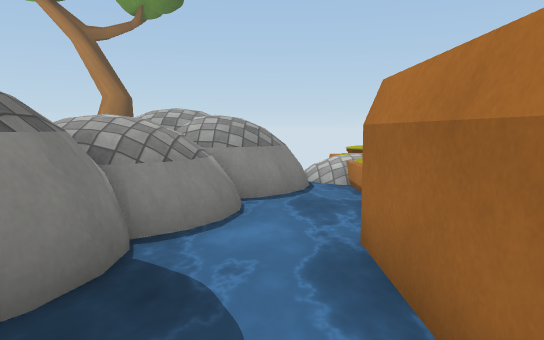
view 1 (above)

12 first-person views from a walk through a Unity game level. The camera is 1.3 m above the floor, tilts 6° down and sees 70° across. The floor is counted in squares, 1 m on a side. Each view is taken from the middle of a square. On the plan, view 1 faces up. The plan holds only what a view shows up to about 16 squares ahead; the rest is blank. The place goes on beyond the plan. The player is left out. Surface patterns are stand-ins for the level's own textures.

view 2
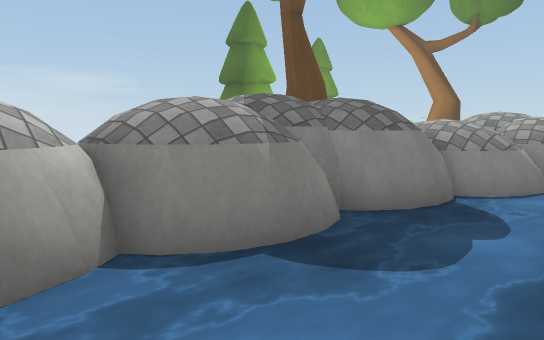

view 3
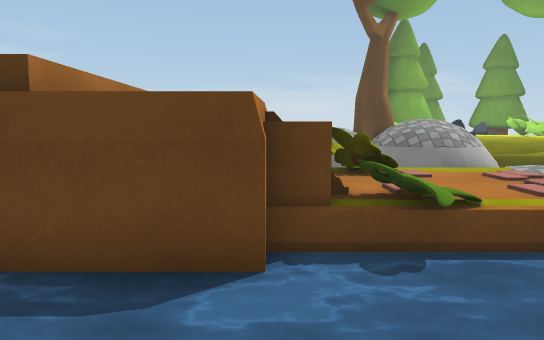

view 4
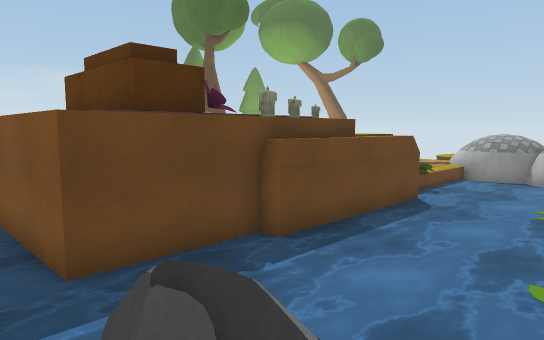

view 5
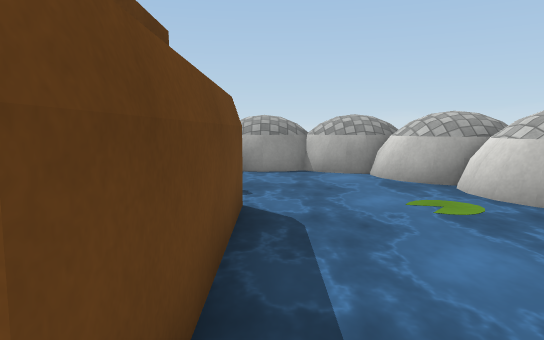

view 6
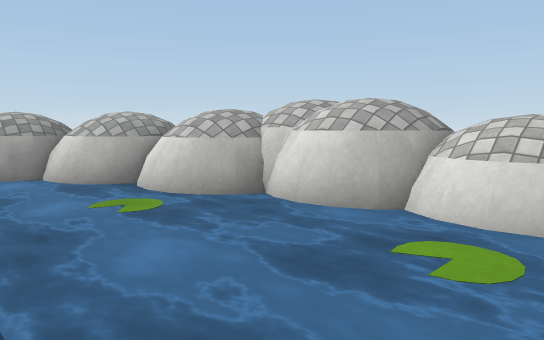

view 7
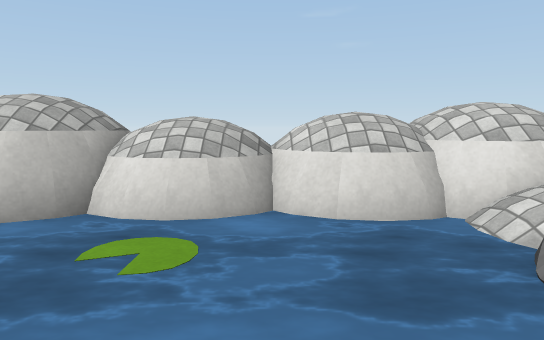

view 8
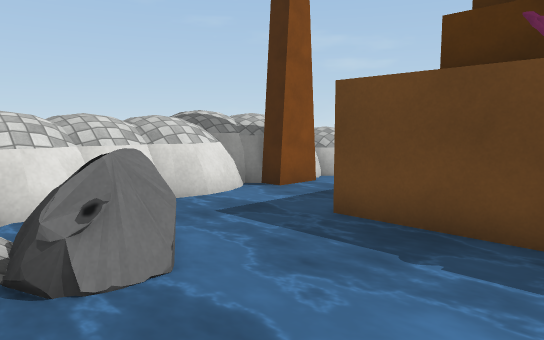

view 9
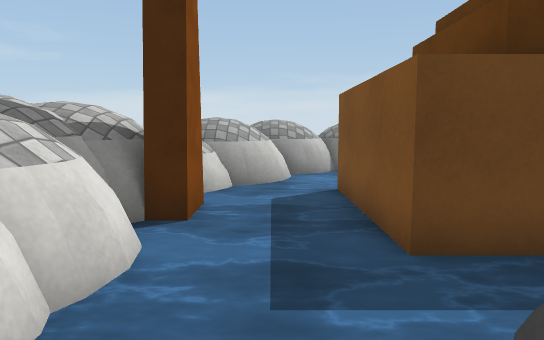

view 10
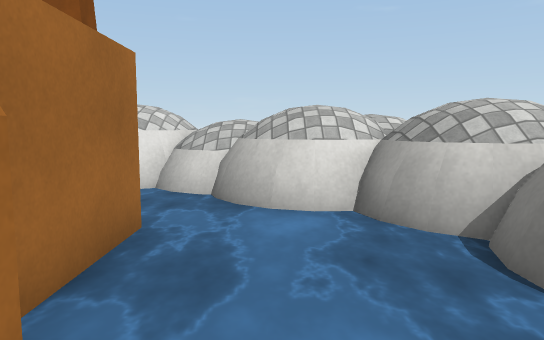

view 11
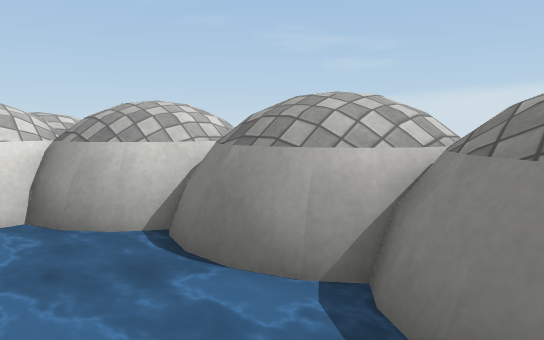

view 12
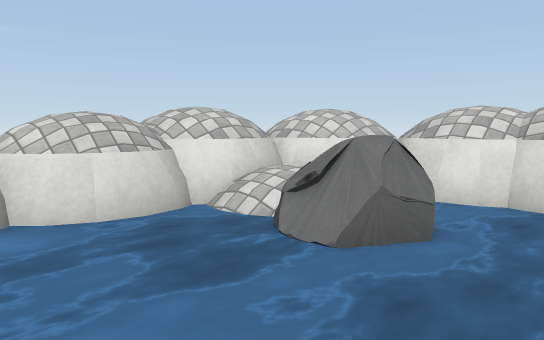

### Floor plan
Key: @ floor where view 1 was taken; # wall or solid block; . floor; / step, stairs or slope; = window, fence, low wall or low ledge; ~ water the walk can cross; ≈ water the walk keeps out of; ^ raised ledge; R rock.
Columns run from 4 left of view 1 to 14 right of it. Each row starts with its distance up from view 1.
 11  ^^=       ^^
 10    ==^   ^^^^  ^
  9   ^^^^^^ ^###^^^
  8  ^^^^≈^^^^^~~≈#
  7   ^^=~^^^^^~~~#^^
  6   ^^~~^^^^^~~~~#^
  5  ^^=~~^^^^.~~~~#^^
  4   #~~≈   ^^~~~.=^^
  3 ^^#~~^    ^~~~~~#^^
  2 ^^#~~^    ^~~~~~#^^
  1 ^^=~~^    #~~~~~#^^
  0 ^^#~@^    #~~~~~=^^
 -1 ^^=~~##   #~~~~.=^^
 -2 ^^≈~~~#   #~~~~~~^^
 -3 ^^=~~~#   #~~~~~=^^
 -4 ^^=~~~#   #~~RR~=^^
 -5 ^^=~~~~~~~~~~RR/=^^
 -6  ^^##~~~~~~~~~//=^
 -7  ^^^^=~~.~~~~~~=^^
 -8   ^ ^^####=####^^^
 -9      ^^^^^^^^^^^
-10       ^ ^^^

Positions as (right, up) in squares from view 1, and headings:
1: (0, 0), facing up
2: (1, -3), facing up-left
3: (10, 4), facing left
4: (11, -6), facing up-left
5: (7, -2), facing up
6: (7, -2), facing up-right
7: (7, -2), facing right
8: (11, -1), facing down-left
9: (10, -6), facing left
10: (0, 0), facing down
11: (0, 0), facing down-left
12: (7, -1), facing down-right
